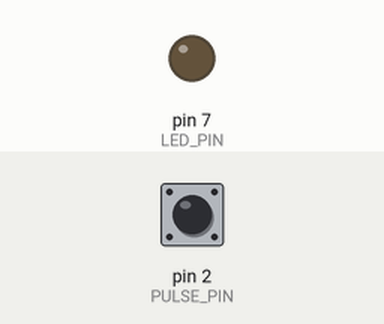
Bench run of a sketch on a simulated Arduino Uno, built with avr-gcc and run on an emulated ATmega328P. Shown: output pins drawn as LEDs (lit = HIGH). Inputs (shaded band) come from the test bench; at power-on: pin 2 (PULSE_PIN) LOW. What the sketch prints to the serial monitor is not drawn.

Above: at 1.2 s.
1.3 s: pin 2 (PULSE_PIN) pulled HIGH for 0.15 s
Timing chart, 0 to 4.3 s (numbered marks = the images above; inputs shaded):
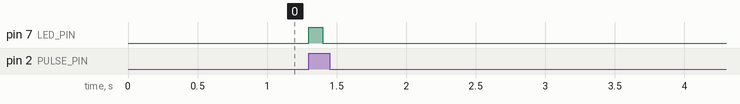

Measured:
- after the input at 1.3 s, pin 7 (LED_PIN): LOW → HIGH at once, → LOW 0.10 s later

The sketch:

pulse_width3.ino
```cpp
#define PULSE_PIN 2
#define LED_PIN 7

volatile unsigned long start_time = 0;
volatile unsigned long pulseWidth = 0;
volatile bool ledState = false;

void setup()
{
    Serial.begin(9600);
    pinMode(PULSE_PIN, INPUT);
    pinMode(LED_PIN, OUTPUT);
    attachInterrupt(digitalPinToInterrupt(PULSE_PIN), rising_edge, RISING);
}

void loop()
{
    if (pulseWidth > 0)
    {
        Serial.print("Pulse Width: ");
        Serial.print(pulseWidth);
        Serial.println(" microseconds");
        pulseWidth = 0; // Reset pulse width
    }

    if (ledState)
    {
        digitalWrite(LED_PIN, HIGH);
        delay(100);
        digitalWrite(LED_PIN, LOW);
        ledState = false; // Reset the flag
    }
}

void rising_edge()
{
    start_time = micros();
    ledState = true; // Set the flag to turn on the LED
    attachInterrupt(digitalPinToInterrupt(PULSE_PIN), falling_edge, FALLING);
}

void falling_edge()
{
    pulseWidth = micros() - start_time; // Calculate pulse width
    attachInterrupt(digitalPinToInterrupt(PULSE_PIN), rising_edge, RISING);
}
```
